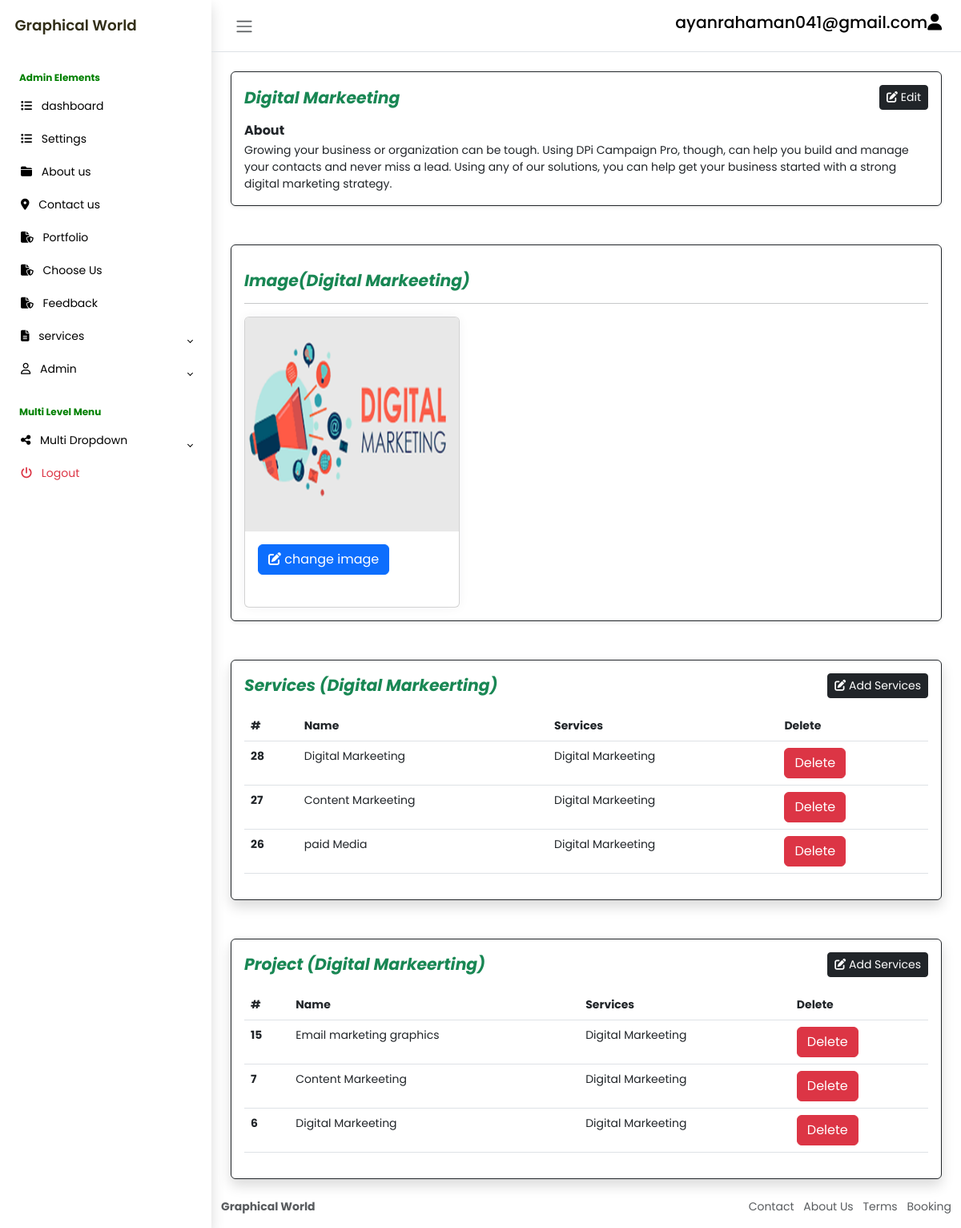
Page /dashboard/digital_markeeting.php (signed in) on the committed database.
### tables this page shows
CREATE TABLE `s_content` (
  `id` int(11) NOT NULL,
  `image` varchar(255) DEFAULT NULL,
  `about` text DEFAULT NULL,
  `type` varchar(255) DEFAULT NULL
);

CREATE TABLE `s_services` (
  `id` int(11) NOT NULL,
  `s_s_name` varchar(255) DEFAULT NULL,
  `type` varchar(255) DEFAULT NULL
);

CREATE TABLE `s_s_c_project` (
  `id` int(11) NOT NULL,
  `ssc_name` varchar(255) DEFAULT NULL,
  `type` varchar(255) DEFAULT NULL
);

### dashboard/digital_markeeting.php (the view, shortened to what this page needs)
<!DOCTYPE html>
<html lang="en">
<head>
    <link rel="stylesheet" href="https://cdn.jsdelivr.net/npm/bootstrap@5.3.0-alpha2/dist/css/bootstrap.min.css">
    <link rel="stylesheet" href="css/style.css">
</head>
<body class="">
    <div class="wrapper">
                <?php
                    require_once("extra_content/sidebar.php");
                ?>
        <div class="main">
                <?php
                    require_once("extra_content/navbar.php");
                ?>
<div class="col-md-12 col-lg-12 p-4">
                        <div class="p-3 border border-dark bg-white shadow-sm d-flex justify-content-around align-items-center rounded">
                            <?php
                                       require_once("partials/DBconnect.php");
                                       $sql = "SELECT * FROM s_content WHERE type = 'Digital Markeeting'";
                                       $stmt = $connectingDB->query($sql);
                                       while ($Data = $stmt->fetch()) {
                                           $about = $Data["about"];
                                       }
                                       ?>
                            <div class="card-body">
                                <div class="d-flex align-items-center justify-content-between mb-3">
                                    <h4 class="card-title m-0 fw-bold fst-italic text-success">Digital Markeeting</h4>
                                    <button type="button" class="btn btn-dark shadow-none btn-sm" data-bs-toggle="modal"
                                        data-bs-target="#general-q">
                                        <i class="fas fa-edit"></i> Edit
                                    </button>
                                </div>
                                <h6 class="card-subtitle mb-1 fw-bold">About</h6>
                                <p class="card-text" id="site_title"><?php echo $about; ?></p>
                            </div>
                        </div>
                    </div>
<div class="col-md-12 col-lg-12 p-4">
                        <div class="p-3 border border-dark bg-white shadow-sm justify-content-around align-items-center rounded">
                    <h4 class="card-title mb-3 mt-3 fw-bold fst-italic text-success">Image(Digital Markeeting)</h4><hr>
                        <div class="row row-cols-1 row-cols-md-3 g-4">
                                <?php
                                require_once("partials/DBconnect.php");
                                $sql3 = "SELECT * FROM s_content WHERE id = 3";
                                $stmt3 = $connectingDB->query($sql3);
                                while($Data3 = $stmt3->fetch()) {
                                  $id = $Data3["id"];
                                  $image = $Data3["image"];
                                ?>
                                <div class="col-lg-4">
                                  <div class="card h-100">
                                    <img src="images/<?php echo $image; ?>" class="card-img-top" alt="...">
                                    <div class="card-body">
                                    <a href=" d_m_image.php?id=<?php echo $id; ?>">
                                    <button type="button" class="btn btn-primary" data-bs-toggle="modal" data-bs-target="#staticBackdrop">
                                    <i class="fas fa-edit"></i> change image
                                        </button>
                                    </a>
                                    </div>
                                  </div>
                                </div>
                                <?php
                             }
                              ?>
                              </div>
                    </div>
                    </div>
 <div class="col-md-12 col-lg-12 p-4">
                <div
                    class="p-3 border border-dark bg-white shadow d-flex justify-content-around align-items-center rounded">
                    <div class="card-body">
                        <div class="d-flex align-items-center justify-content-between mb-3">
                            <h4 class="card-title m-0 fw-bold fst-italic text-success">Services (Digital Markeerting)</h4>
                            <button type="button" class="btn btn-dark shadow-none btn-sm" data-bs-toggle="modal"
                                data-bs-target="#general-s">
                                <i class="fas fa-edit"></i> Add Services
                            </button>
                        </div>
                        <div class="card-body">
                            <table class="table">
                                <thead>
                                    <tr>
                                        <th scope="col">#</th>
                                        <th scope="col">Name</th>
                                        <th scope="col">Services</th>
                                        <th scope="col">Delete</th>
                                    </tr>
                                </thead>
                                <tbody>
                                    <?php
                                    $sql5 = "SELECT * FROM s_services WHERE type = 'Digital Markeeting' ORDER BY id DESC";
                                    $stmt5 = $connectingDB->query($sql5);
                                    while ($Data5 = $stmt5->fetch()) {
                                        $id = $Data5["id"];
                                        $s_s_name = $Data5["s_s_name"];
                                        $type = $Data5["type"];
                                        ?>
                                        <tr>
                                            <th scope="row"><?php echo $id; ?></th>
                                            <td class=""><?php echo $s_s_name; ?></td>
                                            <td><?php echo $type; ?></td>
                                            <td><a
                                                    href="digital_m_services_delete.php?id=<?php echo $id; ?>"><button
                                                        class="btn btn-danger shadow-none">Delete</button></a></td>
                                        </tr>
                                        <?php
                                    }
                                    ?>
                                </tbody>
                            </table>
                        </div>
                    </div>
                </div>
            </div>
<div class="col-md-12 col-lg-12 p-4">
                <div
                    class="p-3 border border-dark bg-white shadow d-flex justify-content-around align-items-center rounded">
                    <div class="card-body">
                        <div class="d-flex align-items-center justify-content-between mb-3">
                            <h4 class="card-title m-0 fw-bold fst-italic text-success">Project (Digital Markeerting)</h4>
                            <button type="button" class="btn btn-dark shadow-none btn-sm" data-bs-toggle="modal"
                                data-bs-target="#general-p">
                                <i class="fas fa-edit"></i> Add Services
                            </button>
                        </div>
                        <div class="card-body">
                            <table class="table">
                                <thead>
                                    <tr>
                                        <th scope="col">#</th>
                                        <th scope="col">Name</th>
                                        <th scope="col">Services</th>
                                        <th scope="col">Delete</th>
                                    </tr>
                                </thead>
                                <tbody>
                                    <?php
                                    $sql7 = "SELECT * FROM s_s_c_project WHERE type = 'Digital Markeeting' ORDER BY id DESC";
                                    $stmt7 = $connectingDB->query($sql7);
                                    while ($Data7 = $stmt7->fetch()) {
                                        $id = $Data7["id"];
                                        $ssc_name = $Data7["ssc_name"];
                                        $type2 = $Data7["type"];
                                        ?>
                                        <tr>
                                            <th scope="row"><?php echo $id; ?></th>
                                            <td class=""><?php echo $ssc_name; ?></td>
                                            <td><?php echo $type2; ?></td>
                                            <td><a
                                                    href="digital_m_project_delete.php?id=<?php echo $id; ?>"><button
                                                        class="btn btn-danger shadow-none">Delete</button></a></td>
                                        </tr>
                                        <?php
                                    }
                                    ?>
                                </tbody>
                            </table>
                        </div>
                    </div>
                </div>
            </div>
             <?php
                    require_once("extra_content/footer.php");
                ?>
        </div>
    </div>
</body>
</html>

### dashboard/css/style.css (style rules this page uses)
body { font-family: 'Poppins', sans-serif; font-size: 0.875rem; opacity: 1; overflow-y: scroll; margin: 0; }
a { cursor: pointer; text-decoration: none; font-family: 'Poppins', sans-serif; }
h4 { font-family: 'Poppins', sans-serif; font-size: 1.275rem; color: var(--bs-emphasis-color); }
.wrapper { align-items: stretch; display: flex; width: 100%; }
.main { display: flex; flex-direction: column; min-height: 100vh; min-width: 0; overflow: hidden; transition: all 0.35s ease-in-out; width: 100%; }
.card { box-shadow: 0 0 .875rem 0 rgba(34, 46, 60, .05); margin-bottom: 24px; }

### rows in the picture
s_content: about "Growing your business or organization can be tough. Using DPi Campaign Pro, though, can help you build and manage your contacts and never miss a lead. Using any of our solutions, you can help get your business started with a strong digital marketing strategy.", image (picture)
s_services: id "28", s_s_name "Digital Markeeting", type "Digital Markeeting"
s_services: id "27", s_s_name "Content Markeeting", type "Digital Markeeting"
s_services: id "26", s_s_name "paid Media", type "Digital Markeeting"
s_s_c_project: id "15", ssc_name "Email marketing graphics", type "Digital Markeeting"
s_s_c_project: id "7", ssc_name "Content Markeeting", type "Digital Markeeting"
s_s_c_project: id "6", ssc_name "Digital Markeeting", type "Digital Markeeting"

### other values in the picture
$_SESSION["email"] "ayanrahaman041@gmail.com"
